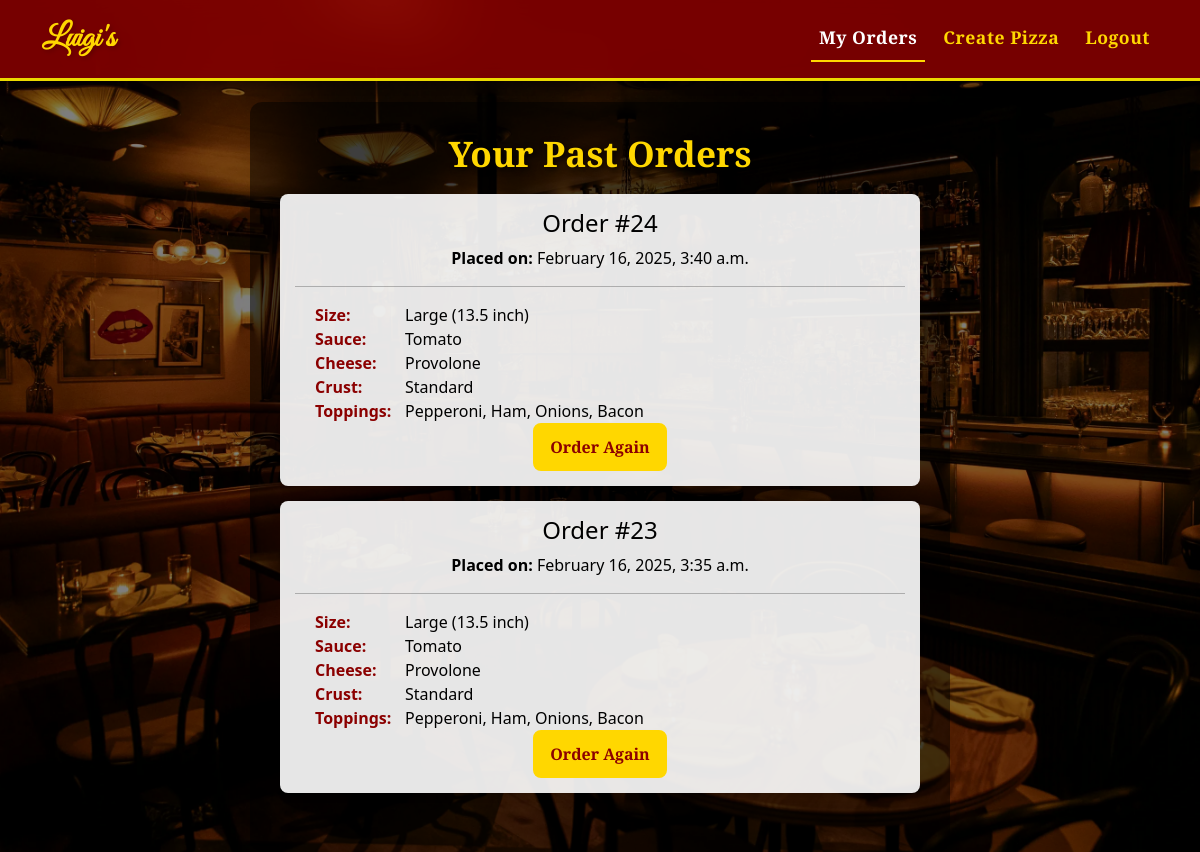
The app's page /order_history/ (signed in) with its own data.
### orders/models.py (models this page shows, shortened)
class Order(models.Model):
    user = models.ForeignKey(settings.AUTH_USER_MODEL, on_delete=models.CASCADE)
    pizza = models.ForeignKey(Pizza, on_delete=models.CASCADE)
    name = models.CharField(max_length=100)
    address = models.TextField()
    card_number = models.CharField(max_length=16)
    card_expiry = models.CharField(max_length=7)
    card_cvv = models.CharField(max_length=3)
    timestamp = models.DateTimeField(auto_now_add=True)

class Pizza(models.Model):
    size = models.ForeignKey(PizzaSize, on_delete=models.CASCADE)
    crust = models.ForeignKey(PizzaCrust, on_delete=models.CASCADE)
    sauce = models.ForeignKey(PizzaSauce, on_delete=models.CASCADE)
    cheese = models.ForeignKey(PizzaCheese, on_delete=models.CASCADE)
    toppings = models.ManyToManyField(Topping)

class PizzaSize(models.Model):
    name = models.CharField(max_length=20)

class PizzaSauce(models.Model):
    name = models.CharField(max_length=20)

class PizzaCheese(models.Model):
    name = models.CharField(max_length=20)

class PizzaCrust(models.Model):
    name = models.CharField(max_length=20)

class Topping(models.Model):
    name = models.CharField(max_length=20)

### orders/views.py (the view)
# urls.py: path('order_history/', views.order_history, name='order_history'),
@login_required
def order_history(request):
    orders = Order.objects.filter(user=request.user).order_by('-id')
    return render(request, 'orders/order_history.html', {'orders': orders})

### orders/templates/orders/order_history.html (shortened to what this page needs)
{% extends 'orders/base.html' %}
{% load static %}
{% block content %}
<div class="content-wrapper">
    <div class="container orders-container">
        <h2 class="page-title">Your Past Orders</h2>
        {% if orders %}
            <div class="orders-list">
                {% for order in orders|dictsortreversed:"id" %}
                    <div class="order-card">
                        <h4>Order #{{ order.id }}</h4>
                        <p class="order-date"><strong>Placed on:</strong> {{ order.timestamp|date:"F j, Y, g:i a" }}</p>
                        <hr>
                        <div class="order-details">
                            <div><strong>Size:</strong> <span>{{ order.pizza.size.name }}</span></div>
                            <div><strong>Sauce:</strong> <span>{{ order.pizza.sauce.name }}</span></div>
                            <div><strong>Cheese:</strong> <span>{{ order.pizza.cheese.name }}</span></div>
                            <div><strong>Crust:</strong> <span>{{ order.pizza.crust.name }}</span></div>
                            <div><strong>Toppings:</strong>
                                <span>
                                    {% for topping in order.pizza.toppings.all %}
                                        {{ topping.name }}{% if not forloop.last %}, {% endif %}
                                    {% empty %}
                                        No Toppings
                                    {% endfor %}
                                </span>
                            </div>
                        </div>
                        <a href="{% url 'order_again' order.id %}" class="btn custom-btn">Order Again</a>
                    </div>
                {% endfor %}
            </div>
        {% else %}
            <p class="no-orders">You have no past orders.</p>
        {% endif %}
    </div>
</div>
{% endblock %}

### records on screen
Order: id "24", timestamp "February 16, 2025, 3:40 a.m.", pizza.size.name "Large (13.5 inch)", pizza.sauce.name "Tomato", pizza.cheese.name "Provolone", pizza.crust.name "Standard"
Topping: name "Pepperoni"
Topping: name "Ham"
Topping: name "Onions"
Topping: name "Bacon"
Order: id "23", timestamp "February 16, 2025, 3:35 a.m.", pizza.size.name "Large (13.5 inch)", pizza.sauce.name "Tomato", pizza.cheese.name "Provolone", pizza.crust.name "Standard"
